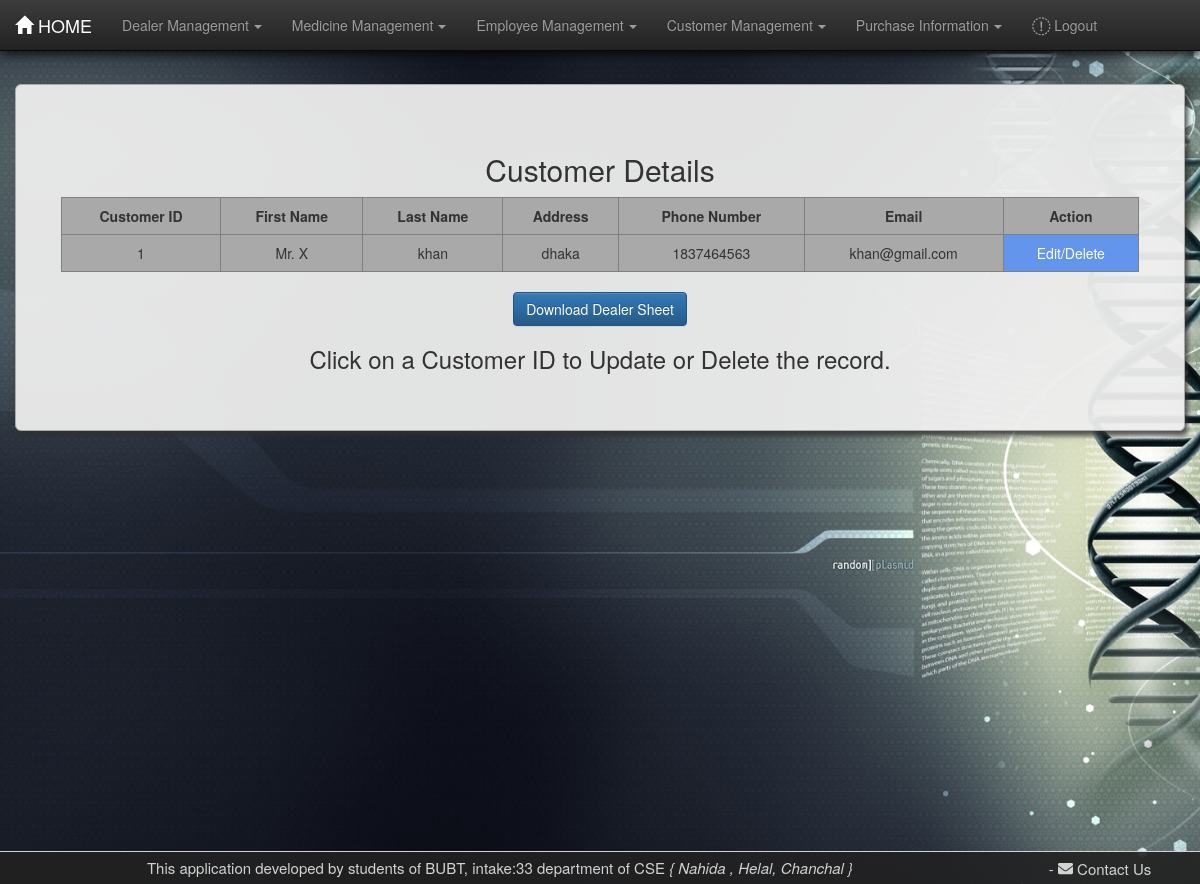
/custtable/ (signed in), run on the app's committed database.
### pharma/models.py (models this page shows, shortened)
class Customer(models.Model):
    fname = models.CharField(max_length=30)
    lname = models.CharField(max_length=30)
    address = models.CharField(max_length=100)
    phn_no = models.BigIntegerField()
    email = models.CharField(max_length=50)

### pharma/views.py (the view)
# urls.py: path('custtable/', views.custtable, name='custtable'),
@login_required
def custtable(request):
    cust = Customer.objects.all()
    dict = {"cust": cust}
    return render(request, 'pharma/custtable.html', dict)

### pharma/templates/pharma/custtable.html (shortened to what this page needs)
{% extends 'pharma/base.html' %}
{% block bodyConetent %}
<div class="container-fluid martop7">
    <div class="jumbotron jumcust">
        <h2>Customer Details</h2>
        <div class="row">
            <div class="col-md-1">
            </div>
            <table border="1" class="col-md-10 table table-hover table-responsive">
                <tr>
                    <th>Customer ID</th>
                    <th>First Name</th>
                    <th>Last Name</th>
                    <th>Address</th>
                    <th>Phone Number</th>
                    <th>Email</th>
                    <th>Action</th>
                </tr>
                {% for foo in cust %}
                <tr>
                    <td class="idlink">{{ foo.id }}</td>
                    <td>{{ foo.fname }}</td>
                    <td>{{ foo.lname }}</td>
                    <td>{{ foo.address }}</td>
                    <td>{{ foo.phn_no }}</td>
                    <td>{{ foo.email }}</td>
                    <td style="background-color: cornflowerblue;"><a style=" color: white" href="/custformview/{{ foo.id }}">Edit/Delete</a></td>
                </tr>
                {% endfor %}
            </table> <br>
            <a href="#"><button class="btn btn-primary" onclick="CustomerexportSheet()">Download Dealer
                    Sheet</button></a>
        </div>
        <footer>
            <h3>Click on a Customer ID to Update or Delete the record.</h3>
        </footer>
    </div>
</div>
{% endblock bodyConetent %}

### pharma/static/pharma/css/style.css (style rules this page uses)
body { background-image: url("images/bghome.jpg"); background-size: cover; background-attachment: fixed; min-height: 100vh; }
table { text-align: center; border-collapse: collapse; background-color: darkgray; }
th { text-align: center; }
.martop7 { margin-top: 7%; }
.jumcust { box-shadow: 3px 5px 5px rgba(47, 47, 47, 0.8); border: 1px solid darkgrey; border-radius: 0px; text-align: center; background-color: rgba(238, 238, 238, 0.95); }
.table>tbody>tr>td, .table>tbody>tr>th { border-top: none; }
a:link { text-decoration: none; color: #333; }

### data on the page
Customer: id "1", fname "Mr. X", lname "khan", address "dhaka", phn_no "1837464563", email "khan@gmail.com"
